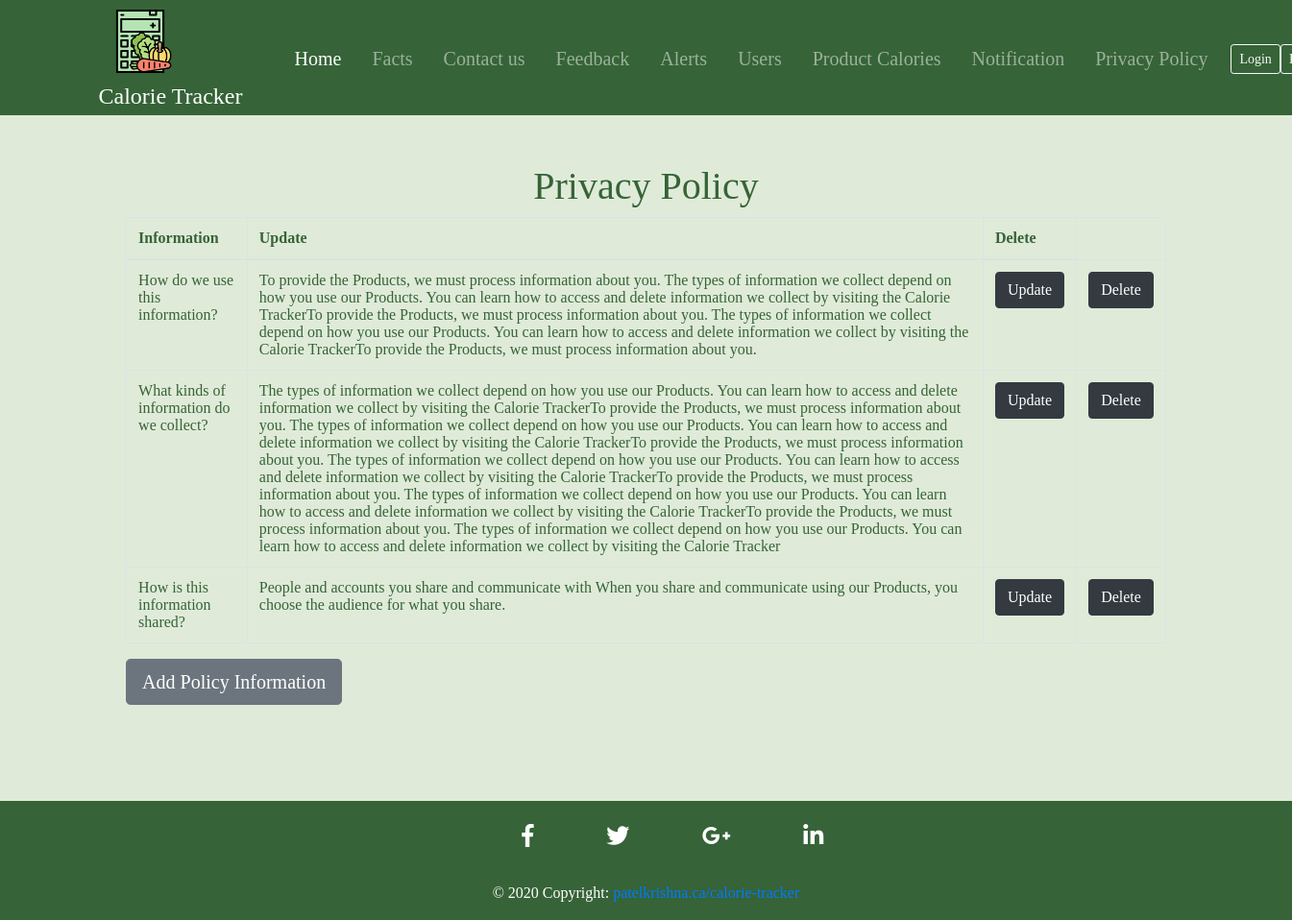
The page /admin/list_privacy_policy_admin.php on the database its author committed.
### tables this page shows
CREATE TABLE `privacy_policy` (
  `id` int(11) NOT NULL,
  `policy_question` varchar(255) NOT NULL,
  `policy_answer` mediumtext NOT NULL
);

### classes/Privacy_Policy.php (called while the page is built, shortened)
<?php
class Privacy_Policy{
    private $dbconn;
        public function __construct($dbconn)
        {
            $this->dbconn=$dbconn;
        }
    public function list_privacy_policy(){
        $sql = "SELECT * FROM privacy_policy";
        $pdostm = $this->dbconn->prepare($sql);
        $pdostm->execute();
        $privacy_policy = $pdostm->fetchAll(PDO::FETCH_OBJ);
        return $privacy_policy;
    }
}
?>

### admin/list_privacy_policy_admin.php (the view, shortened to what this page needs)
<?php
require_once '../includes/Database.php';
require_once '../classes/Privacy_Policy.php';
$dbconn = Database::getDatabase();
$p = new privacy_policy($dbconn);
$privacy_policy = $p->list_privacy_policy();
include_once '../includes/admin_header.php';
?>
<main class="col-md-10 container">
<p class="h1 text-center">Privacy Policy</p>
<div class="m-1">
    <table class="table table-bordered tbl">
        <thead>
        <tr>
            <th scope="col">Information</th>
            <th scope="col">Update</th>
            <th scope="col">Delete</th>
        </tr>
        </thead>
        <tbody>
        <?php
            foreach($privacy_policy as $p) {
        ?>
        <tr>
            <td><?= $p->policy_question ;?></td>
            <td><?= $p->policy_answer ;?></td>
            <td>
                <form action="update_privacy_policy_admin.php" method="post">
                    <button type="submit" class="btn btn btn-dark" name="update_privacy_policy" id="update_privacy_policy">Update</button>
                </form>
            </td>
            <td>
                <form action="" method="post">
                    <button type="submit" class="btn btn btn-dark" name="delete_privacy_policy" id="delete_privacy_policy">Delete</button>
                </form>
            </td>
        </tr>
        <?php } ?>
        </tbody>
    </table>
    <a href="add_privacy_policy.php" id="add_privacy_policy" class="btn btn-secondary btn-lg">Add Policy Information</a>
</div>
</main>
<?php
require_once '../includes/footer.php';
?>

### style/main.css (style rules this page uses)
body { font-family:calibri; background: #dfebd8; color: #366337; }
main { margin: auto; }

### rows shown on the page
privacy_policy: policy_question "How do we use this information?", policy_answer "To provide the Products, we must process information about you. The types of information we collect depend on how you use our Products. You can learn how to access and delete information we collect by visiting the Calorie TrackerTo provide the Products, we must process information about you. The types of information we collect depend on how you use our Products. You can learn how to access and delete information we collect by visiting the Calorie TrackerTo provide the Products, we must process information about you."
privacy_policy: policy_question "What kinds of information do we collect?", policy_answer "The types of information we collect depend on how you use our Products. You can learn how to access and delete information we collect by visiting the Calorie TrackerTo provide the Products, we must process information about you. The types of information we collect depend on how you use our Products. You can learn how to access and delete information we collect by visiting the Calorie TrackerTo provide the Products, we must process information about you. The types of information we collect depend on how you use our Products. You can learn how to access and delete information we collect by visiting the Calorie TrackerTo provide the Products, we must process information about you. The types of…"
privacy_policy: policy_question "How is this information shared?", policy_answer "People and accounts you share and communicate with When you share and communicate using our Products, you choose the audience for what you share."
